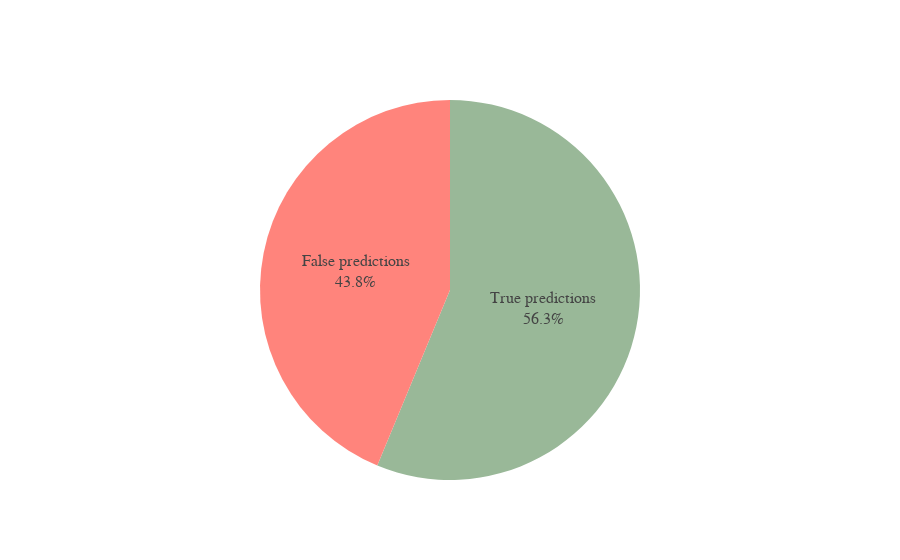
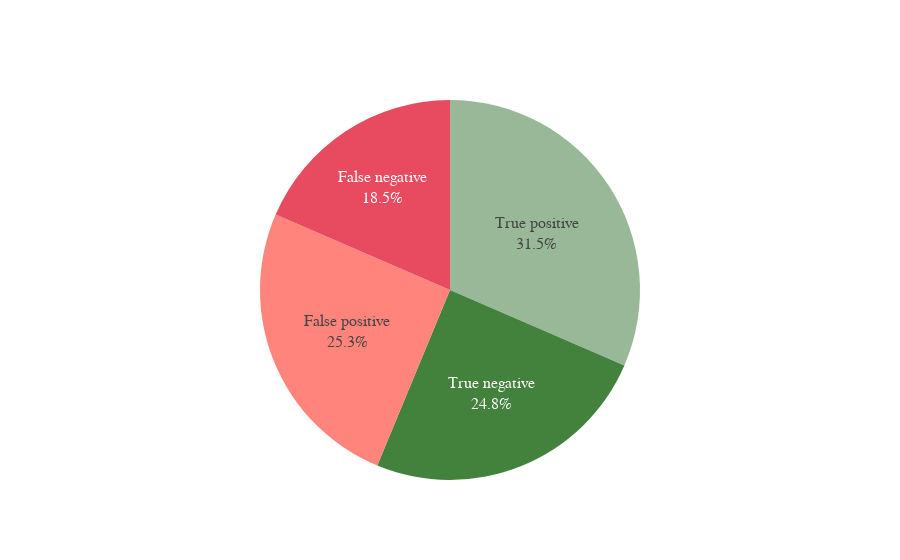

The code cell stored with these charts, in order, in its notebook:
### Code cell
# Accuracy charts - overall and by type
dog_wolf.accuracy()
dog_wolf.accuracy_type()

### Figure 1 — Plotly figure (JSON) as saved in the notebook; plotly's stock layout.template omitted (floating-point values rounded to 4 significant figures)
{"data": [{"labels": ["True predictions", "False predictions"], "marker": {"colors": ["#99B898", "#FF847C"]}, "textfont": {"size": 16}, "textinfo": "percent+label", "textposition": "inside", "type": "pie", "uid": "8cbde4de-cbf1-460f-aa2d-84a6ba7826d4", "values": [0.5625, 0.4375]}], "layout": {"font": {"family": "Tahoma"}, "showlegend": false}}

### Figure 2 — Plotly figure (JSON) as saved in the notebook; plotly's stock layout.template omitted (floating-point values rounded to 4 significant figures)
{"data": [{"direction": "clockwise", "labels": ["True positive", "True negative", "False positive", "False negative"], "marker": {"colors": ["#99B898", "#42823C", "#FF847C", "#E84A5F", "#2A363B"]}, "sort": false, "textfont": {"size": 16}, "textinfo": "percent+label", "textposition": "inside", "type": "pie", "values": [126, 99, 101, 74]}], "layout": {"font": {"family": "Tahoma"}, "showlegend": false}}
